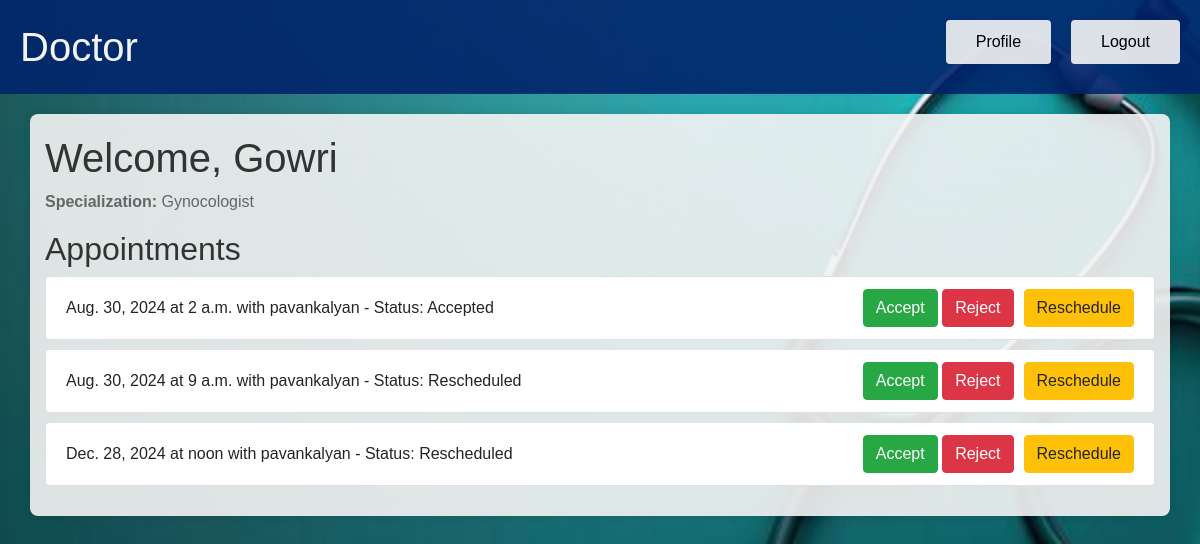
Page /doctor/dashboard/ (signed in) on the earlier database version.
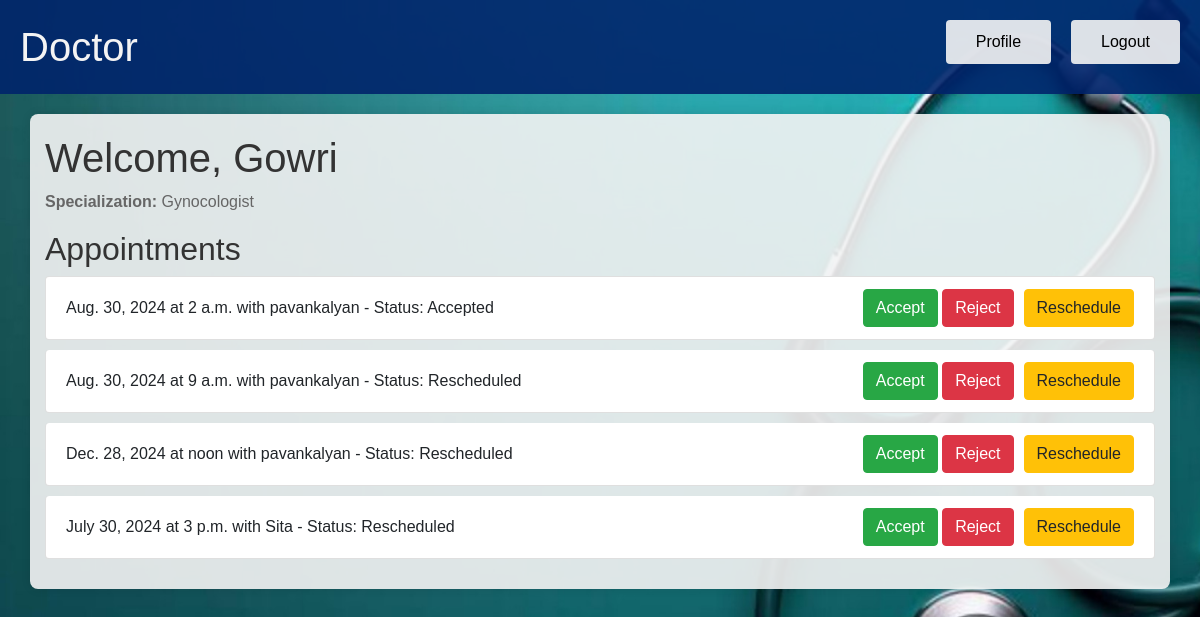
Same page on the later database version.
### app1/models.py (models this page shows, shortened)
class Appointment(models.Model):
    doctor = models.ForeignKey(Doctor, on_delete=models.CASCADE)
    patient = models.ForeignKey(Patient, on_delete=models.CASCADE)
    appointment_date = models.DateField()
    appointment_time = models.TimeField()
    status = models.CharField(max_length=20, choices=[('Pending', 'Pending'), ('Accepted', 'Accepted'), ('Rejected', 'Rejected'),('Rescheduled', 'Rescheduled')], default='Pending')
    is_accepted = models.BooleanField(default=False)  # New field to track acceptance by doctor
    is_rescheduled = models.BooleanField(default=False)
    class Meta:
        unique_together = ('doctor', 'appointment_date', 'appointment_time')

class Patient(models.Model):
    user = models.OneToOneField(User, on_delete=models.CASCADE)
    age = models.IntegerField()
    medical_history = models.TextField()

### app1/views.py (the view, shortened to what this page needs)
# urls.py: path('doctor/dashboard/', views.doctor_dashboard, name='doctor_dashboard'),
@login_required
def doctor_dashboard(request):
    appointments = Appointment.objects.filter(doctor=request.user.doctor)
    return render(request, 'doctor_dashboard.html', {'appointments': appointments})

### app1/templates/doctor_dashboard.html (shortened to what this page needs)
{% load static %}
<!DOCTYPE html>
<html>
<head>
    <link href="https://maxcdn.bootstrapcdn.com/bootstrap/4.5.2/css/bootstrap.min.css" rel="stylesheet">
</head>
<body>
    <header>
        <nav>
            <h1>Doctor</h1>
            <ul>
                <li><a href="{% url 'doctor_profile' %}">Profile</a></li>
                <li><a href="{% url 'logout' %}">Logout</a></li>
            </ul>
        </nav>
    </header>
    <main class="container">
        <h1>Welcome, {{ request.user.username }}</h1>
        <p><strong>Specialization:</strong> {{ request.user.doctor.specialization }}</p>
        <h2>Appointments</h2>
        <ul class="list-group">
            {% for appointment in appointments %}
                <li class="list-group-item appointment-item">
                    <div class="appointment-details">
                        {{ appointment.appointment_date }} at {{ appointment.appointment_time }} with {{ appointment.patient.user.username }} - Status: {{ appointment.status }}
                    </div>
                    <div class="appointment-actions">
                        <form method="post" action="{% url 'doctor_dashboard' %}">
                            <button type="submit" name="status" value="Accepted" class="btn btn-success">Accept</button>
                            <button type="submit" name="status" value="Rejected" class="btn btn-danger">Reject</button>
                        </form>
                        <a href="{% url 'reschedule_appointment' appointment.id %}" class="btn btn-warning">Reschedule</a>
                    </div>
                </li>
            {% endfor %}
        </ul>
    </main>
</body>
</html>

Differences in the rows shown:
added Appointment: appointment_date "July 30, 2024", appointment_time "3 p.m.", patient.user.username "Sita", status "Rescheduled"
